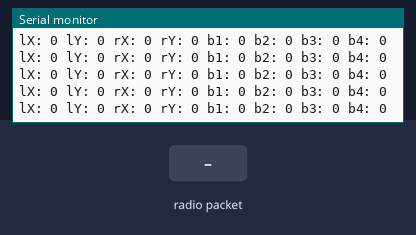
Bench run of a program on a simulated Arduino Uno, built with avr-gcc and run on an emulated ATmega328P. Parts: the last lines printed to the serial monitor. The inputs (shaded band) are chosen by the test bench. No radio packets arrive unless stated.

Above: at 1.2 s.
1.3 s: radio packet "PIPE2" arrives
At 1.48 s:
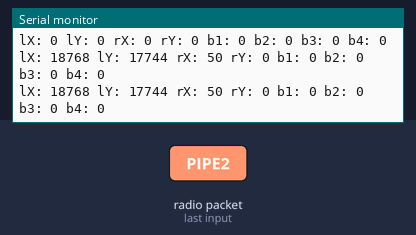
4.3 s: radio packet "PIPE1" arrives
At 4.37 s:
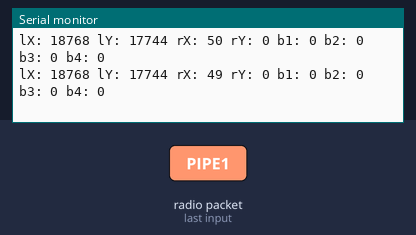
Timing chart, 0 to 7.3 s (numbered marks = the images above; inputs shaded):
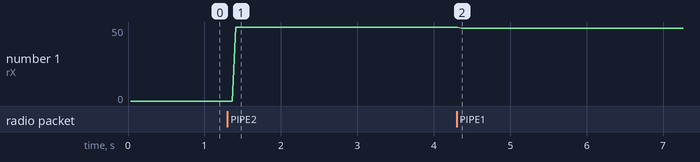

Measured:
- after the input at 1.3 s, the serial monitor: prints a new line after 0.11 s (image 1)
- after the input at 4.3 s, the serial monitor: prints a new line after 0.07 s (image 2)
- plotted number 1: 0 → 50 after the input at 1.3 s, 50 → 49 after the input at 4.3 s

The program:

main.cpp
```cpp
// #include <Arduino.h>
#include <SPI.h>
// #include <RF24.h>
#include "../lib/My_library.h"

// /************************** Radio Declarations ********************************/

// #define pinCE 7
// #define pinCSN 8
// #define tunnel1 "PIPE2"
// #define tunnel2 "PIPE1"
// #define tunnel3 "PIPE3"
// #define tunnel4 "PIPE4"
// #define tunnel5 "PIPE5"
// #define tunnel6 "PIPE6"
// RF24 radio(pinCE, pinCSN, 4000000);
// const byte adresses[][6] = {tunnel1, tunnel2, tunnel3, tunnel4, tunnel5, tunnel6};
// bool connected = false;
// int currentChannel = 0;

// typedef struct joystick {
//   int x;
//   int y;
// } joystick_t;

// typedef struct remoteData {
//   joystick_t ljoystick;
//   joystick_t rjoystick;
//   byte button1;
//   byte button2;
//   byte button3;
//   byte button4;
// } remoteData_t;

// remoteData_t remoteData = {{0, 0}, {0, 0}, 0, 0, 0, 0};

/********************* End of Radio Declarations ******************************/


// void listener(void) {
//   radio.startListening();
//   if (radio.available()) {
//     while (radio.available()) {
//       radio.read(&remoteData, sizeof(remoteData_t));
//       // Serial.println(" Received data");
//     }
//     // remoteData = (remoteData_t)malloc(sizeof(remoteData_t));
//     delay(20);
//   }
// }

// bool send(char const *message)
// {
//   return radio.write(message, sizeof(char) * 32);
// }
My_library receiver;

void setup() {
    Serial.begin(9600);
    receiver = My_library(7, 8);
  /* Radio initialisation */
//   if (!radio.begin())
//     Serial.println("Radio initialisation failed");
//   else
//     Serial.println("Radio initialisation success");
//   // radio.setChannel(0);
//   radio.setPALevel(RF24_PA_MIN);
//   // radio.setDataRate(RF24_250KBPS);
//   radio.openWritingPipe(adresses[0]);
//   // radio.openReadingPipe(0, adresses[0]);
//   radio.openReadingPipe(1, adresses[1]);
//   radio.openReadingPipe(2, adresses[2]);
//   radio.openReadingPipe(3, adresses[3]);
//   radio.openReadingPipe(4, adresses[4]);
//   radio.openReadingPipe(5, adresses[5]);
//   radio.startListening();
//   /* End of Radio Initialisation */
  // put your setup code here, to run once:
}

char message[32] = "Hello World";

void loop() {
  // uint8_t pipe;
  // if (radio.available(&pipe))
  // {
  //   // remoteData = (remoteData_t)malloc(sizeof(remoteData_t));
  //   uint8_t bytes = radio.getPayloadSize(); // get the size of the payload
  //   radio.read(&message, sizeof(message));
  //   Serial.print(F("Received "));
  //   Serial.print(bytes);
  //   Serial.print(F(" bytes on pipe ")); //   Serial.print(pipe);
  //   Serial.print("Received data: ");
  //   Serial.println(message);
  // }
  receiver.listener();
  Serial.print("lX: ");
  Serial.print(receiver._remoteData.ljoystick.x);
  Serial.print(" lY: ");
  Serial.print(receiver._remoteData.ljoystick.y);
  Serial.print(" rX: ");
  Serial.print(receiver._remoteData.rjoystick.x);
  Serial.print(" rY: ");
  Serial.print(receiver._remoteData.rjoystick.y);
  Serial.print(" b1: ");
  Serial.print(receiver._remoteData.button1);
  Serial.print(" b2: ");
  Serial.print(receiver._remoteData.button2);
  Serial.print(" b3: ");
  Serial.print(receiver._remoteData.button3);
  Serial.print(" b4: ");
  Serial.println(receiver._remoteData.button4);
  receiver.send("message");
  // Serial.write(12);
  // put your main code here, to run repeatedly:
}

// /**
//  * See documentation at https://nRF24.github.io/RF24
//  * See License information at root directory of this library
//  * Author: Brendan Doherty (2bndy5)
//  */

// /**
//  * A simple example of sending data from 1 nRF24L01 transceiver to another.
//  *
//  * This example was written to be used on 2 devices acting as "nodes".
//  * Use the Serial Monitor to change each node's behavior.
//  */
// #include <SPI.h>
// #include "printf.h"
// #include "RF24.h"

// // instantiate an object for the nRF24L01 transceiver
// RF24 radio(7, 8, 4000000); // using pin 7 for the CE pin, and pin 8 for the CSN pin

// // Let these addresses be used for the pair
// uint8_t address[][6] = {"1Node", "2Node"};
// // It is very helpful to think of an address as a path instead of as
// // an identifying device destination

// // to use different addresses on a pair of radios, we need a variable to
// // uniquely identify which address this radio will use to transmit
// bool radioNumber = 1; // 0 uses address[0] to transmit, 1 uses address[1] to transmit

// // Used to control whether this node is sending or receiving
// bool role = false; // true = TX role, false = RX role

// // For this example, we'll be using a payload containing
// // a single float number that will be incremented
// // on every successful transmission
// float payload = 0;

// void setup()
// {

//   Serial.begin(9600);
//   while (!Serial)
//   {
//     // some boards need to wait to ensure access to serial over USB
//   }
//   delay(10);
//   // initialize the transceiver on the SPI bus
//   if (!radio.begin())
//   {
//     Serial.println(F("radio hardware is not responding!!"));
//     while (1)
//     {
//     } // hold in infinite loop
//   }

//   // print example's introductory prompt
//   Serial.println(F("RF24/examples/GettingStarted"));

//   radioNumber = 1;
//   Serial.print(F("radioNumber = "));
//   Serial.println((int)radioNumber);

//   // Set the PA Level low to try preventing power supply related problems
//   // because these examples are likely run with nodes in close proximity to
//   // each other.
//   radio.setPALevel(RF24_PA_LOW); // RF24_PA_MAX is default.

//   // save on transmission time by setting the radio to only transmit the
//   // number of bytes we need to transmit a float
//   radio.setPayloadSize(sizeof(float)); // float datatype occupies 4 bytes

//   // set the TX address of the RX node into the TX pipe
//   radio.openWritingPipe(address[radioNumber]); // always uses pipe 0

//   // set the RX address of the TX node into a RX pipe
//   radio.openReadingPipe(1, address[!radioNumber]); // using pipe 1

//   // additional setup specific to the node's role
//   if (role)
//   {
//     radio.stopListening(); // put radio in TX mode
//   }
//   else
//   {
//     radio.startListening(); // put radio in RX mode
//   }

//   // For debugging info
//   // printf_begin();             // needed only once for printing details
//   // radio.printDetails();       // (smaller) function that prints raw register values
//   radio.printPrettyDetails(); // (larger) function that prints human readable data

// } // setup

// void loop()
// {

//   // This device is a RX node

//   uint8_t pipe;
//   if (radio.available(&pipe))
//   {                                         // is there a payload? get the pipe number that recieved it
//     uint8_t bytes = radio.getPayloadSize(); // get the size of the payload
//     radio.read(&payload, bytes);            // fetch payload from FIFO
//     Serial.print(F("Received "));
//     Serial.print(bytes); // print the size of the payload
//     Serial.print(F(" bytes on pipe "));
//     Serial.print(pipe); // print the pipe number
//     Serial.print(F(": "));
//     Serial.println(payload); // print the payload's value
//   }

// } // loop
```
